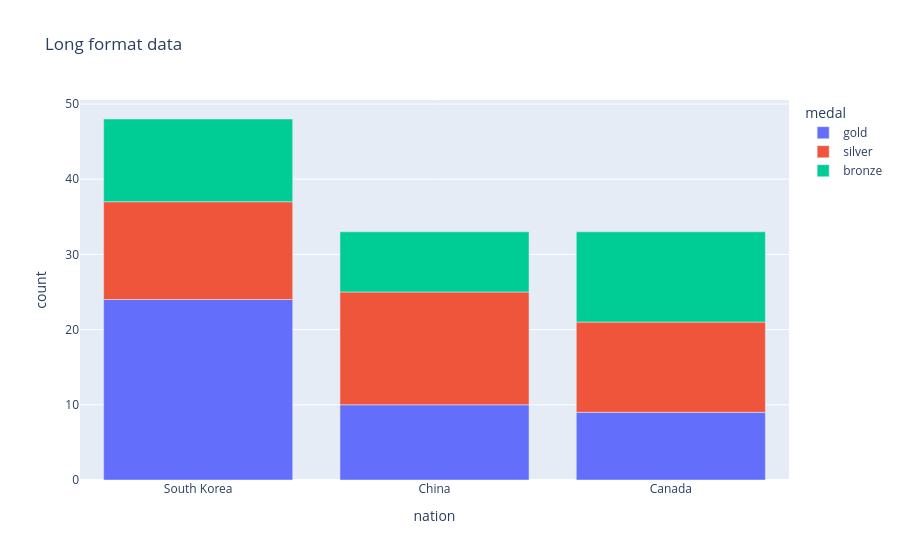

The notebook cell this image was saved under:
### Code cell
px.bar(long_data, x="nation", y="count", color="medal", title="Long format data")

### Figure 1 — Plotly figure (JSON) as saved in the notebook; plotly's stock layout.template omitted (floating-point values rounded to 4 significant figures)
{"data": [{"hovertemplate": "medal=gold<br>nation=%{x}<br>count=%{y}<extra></extra>", "legendgroup": "gold", "marker": {"color": "#636efa", "pattern": {"shape": ""}}, "name": "gold", "orientation": "v", "showlegend": true, "textposition": "auto", "type": "bar", "x": ["South Korea", "China", "Canada"], "xaxis": "x", "y": [24, 10, 9], "yaxis": "y"}, {"hovertemplate": "medal=silver<br>nation=%{x}<br>count=%{y}<extra></extra>", "legendgroup": "silver", "marker": {"color": "#EF553B", "pattern": {"shape": ""}}, "name": "silver", "orientation": "v", "showlegend": true, "textposition": "auto", "type": "bar", "x": ["South Korea", "China", "Canada"], "xaxis": "x", "y": [13, 15, 12], "yaxis": "y"}, {"hovertemplate": "medal=bronze<br>nation=%{x}<br>count=%{y}<extra></extra>", "legendgroup": "bronze", "marker": {"color": "#00cc96", "pattern": {"shape": ""}}, "name": "bronze", "orientation": "v", "showlegend": true, "textposition": "auto", "type": "bar", "x": ["South Korea", "China", "Canada"], "xaxis": "x", "y": [11, 8, 12], "yaxis": "y"}], "layout": {"barmode": "relative", "legend": {"title": {"text": "medal"}, "tracegroupgap": 0}, "title": {"text": "Long format data"}, "xaxis": {"anchor": "y", "domain": [0, 1], "title": {"text": "nation"}}, "yaxis": {"anchor": "x", "domain": [0, 1], "title": {"text": "count"}}}}
